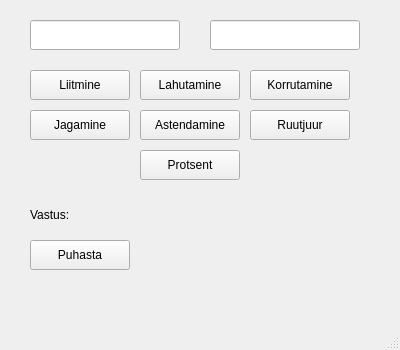
<?xml version="1.0" encoding="UTF-8"?>
<ui version="4.0">
    <class>MainWindow</class>
    <widget class="QMainWindow" name="MainWindow">
        <property name="geometry">
            <rect><x>0</x><y>0</y><width>400</width><height>350</height></rect>
        </property>
        <property name="windowTitle">
            <string>Kalkulaator</string>
        </property>
        <widget class="QWidget" name="centralwidget">
            <widget class="QLineEdit" name="input1LineEdit">
                <property name="geometry"><rect><x>30</x><y>20</y><width>150</width><height>30</height></rect></property>
            </widget>
            <widget class="QLineEdit" name="input2LineEdit">
                <property name="geometry"><rect><x>210</x><y>20</y><width>150</width><height>30</height></rect></property>
            </widget>

            <!-- Operatsioonide nupud -->
            <widget class="QPushButton" name="addButton">
                <property name="geometry"><rect><x>30</x><y>70</y><width>100</width><height>30</height></rect></property>
                <property name="text"><string>Liitmine</string></property>
            </widget>
            <widget class="QPushButton" name="subtractButton">
                <property name="geometry"><rect><x>140</x><y>70</y><width>100</width><height>30</height></rect></property>
                <property name="text"><string>Lahutamine</string></property>
            </widget>
            <widget class="QPushButton" name="multiplyButton">
                <property name="geometry"><rect><x>250</x><y>70</y><width>100</width><height>30</height></rect></property>
                <property name="text"><string>Korrutamine</string></property>
            </widget>
            <widget class="QPushButton" name="divideButton">
                <property name="geometry"><rect><x>30</x><y>110</y><width>100</width><height>30</height></rect></property>
                <property name="text"><string>Jagamine</string></property>
            </widget>
            <widget class="QPushButton" name="powerButton">
                <property name="geometry"><rect><x>140</x><y>110</y><width>100</width><height>30</height></rect></property>
                <property name="text"><string>Astendamine</string></property>
            </widget>
            <widget class="QPushButton" name="sqrtButton">
                <property name="geometry"><rect><x>250</x><y>110</y><width>100</width><height>30</height></rect></property>
                <property name="text"><string>Ruutjuur</string></property>
            </widget>
            <widget class="QPushButton" name="percentButton">
                <property name="geometry"><rect><x>140</x><y>150</y><width>100</width><height>30</height></rect></property>
                <property name="text"><string>Protsent</string></property>
            </widget>

            <!-- Vastus -->
            <widget class="QLabel" name="resultLabel">
                <property name="geometry"><rect><x>30</x><y>200</y><width>330</width><height>30</height></rect></property>
                <property name="text"><string>Vastus:</string></property>
            </widget>

            <widget class="QPushButton" name="clearButton">
                <property name="geometry">
                    <rect>
                        <x>30</x>
                        <y>240</y>
                        <width>100</width>
                        <height>30</height>
                    </rect>
                </property>
                <property name="text">
                    <string>Puhasta</string>
                </property>
            </widget>
        </widget>
        <widget class="QMenuBar" name="menubar"/>
        <widget class="QStatusBar" name="statusbar"/>
    </widget>
    <resources/>
    <connections/>
</ui>
